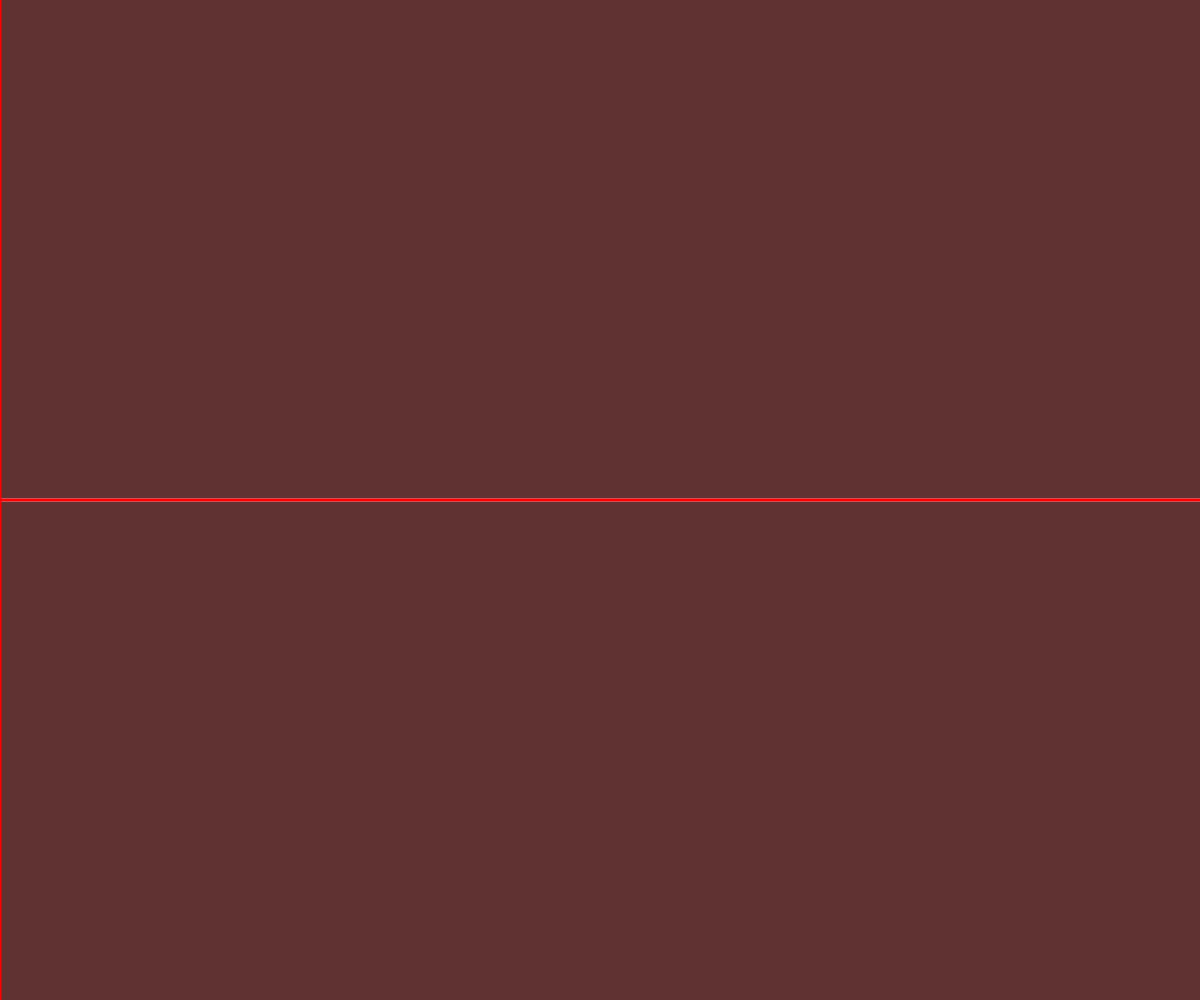
Frame 1 (no input)
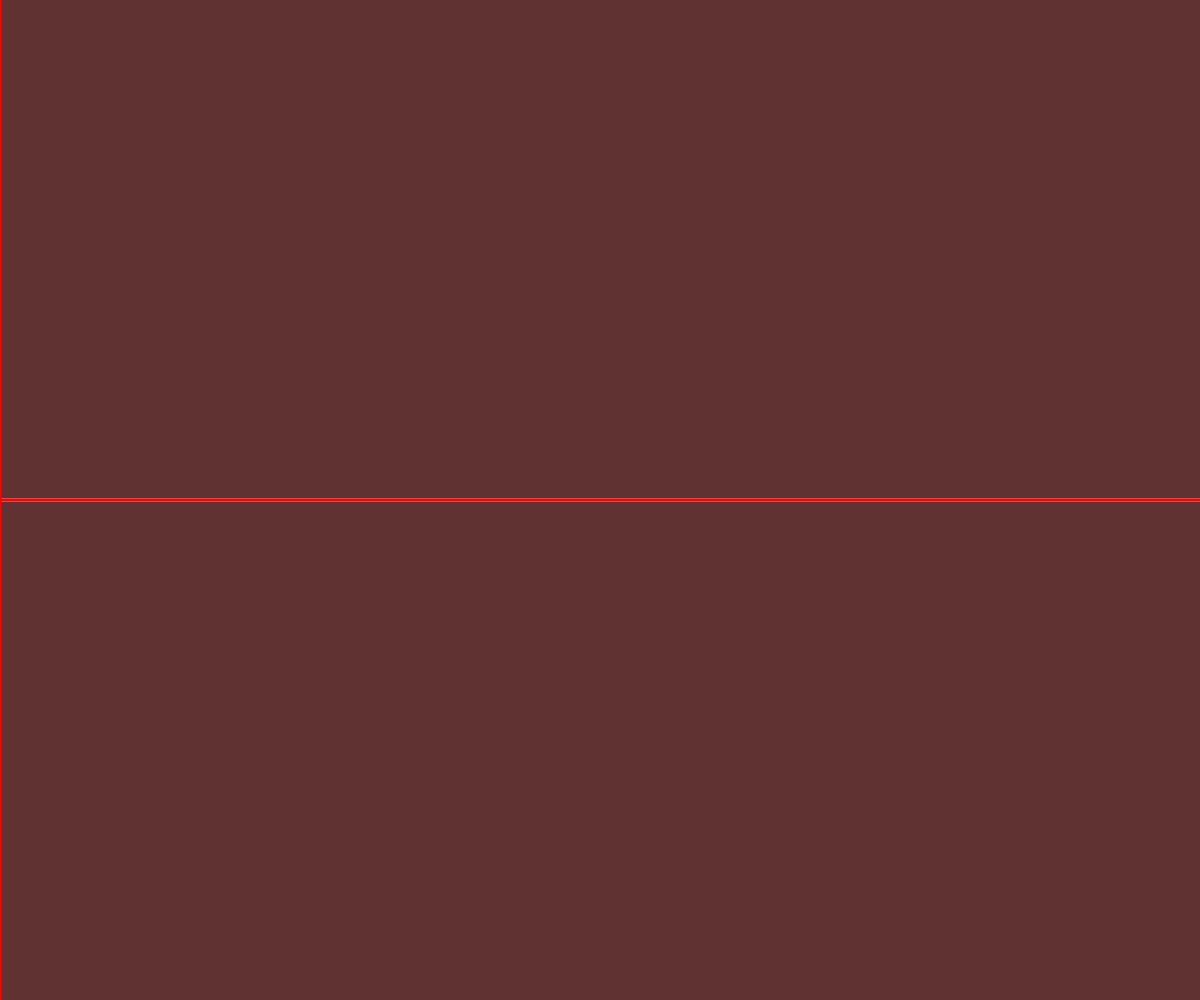
Frame 60 (no input)
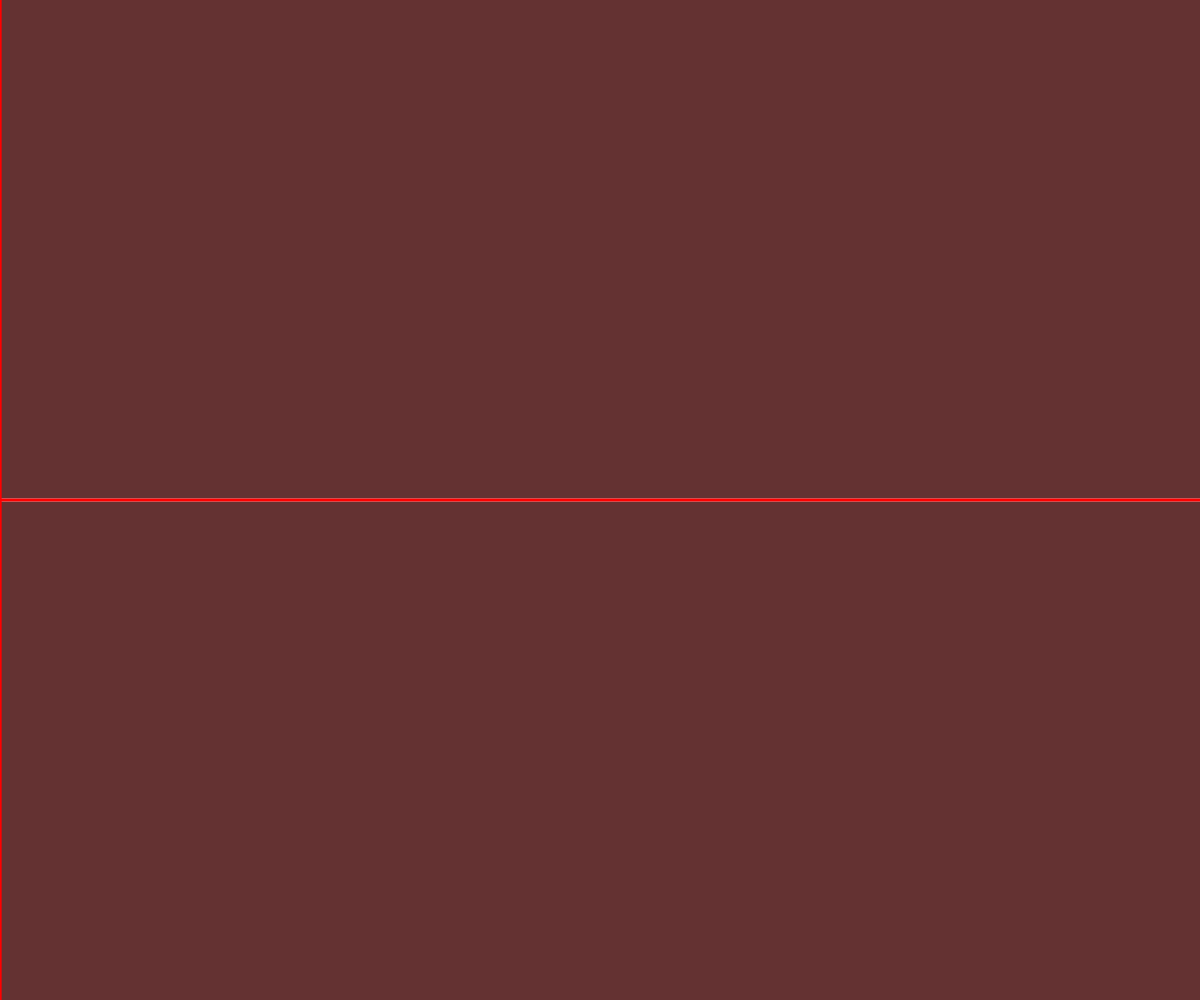
Frame 120 (the mouse pressed at the canvas centre since frame 60)

The p5.js sketch that drew these frames (run headless with seeded random() and noise() and a simulated clock; from frame 60 on, the mouse is pressed at the canvas centre):

// p5.js sketch
// ── sketch.js
let t = 0;
let bgHue = 120;

function setup() {
  createCanvas(windowWidth, windowHeight);
  strokeWeight(3);
}

function draw() {
  // Dark gray background with slight blue tint
  background(bgHue * 0.8, 50, 50);
  
  // Generate EKG rhythm parameters
  let ecg = generateEKG(t);
  
  // Draw the white waveform
  stroke(255, 255, 255);
  noFill();
  beginShape();
  let amplitude = height * 0.4;
  let centerY = height * 0.5;
  for (let x = 0; x <= width; x += 2) {
    let localT = map(x, 0, width, 0, t);
    let y = centerY + ecg.at(localT) * amplitude;
    vertex(x, y);
  }
  endShape();
  
  // Draw the red vertical trace
  stroke(255, 0, 0);
  let traceX = (t * 0.5) % width;
  let traceY = centerY + ecg.at(t) * amplitude;
  line(traceX, 0, traceX, height);
  line(0, traceY, width, traceY);
  
  // Advance time (slow down for visible motion)
  t += 0.005;
}

function mousePressed() {
  // Shift background hue slightly and reset waveform
  bgHue = (bgHue + 5) % 360;
  t = 0;
}

function windowResized() {
  resizeCanvas(windowWidth, windowHeight);
}

class EKGPattern {
  constructor(time) {
    this.generatePattern();
  }
  
  generatePattern() {
    // Base heartbeat pattern: QRS complex + T wave
    this.segments = [
      {type: 'pacer', duration: 0.1},  // Initial pacing
      {type: 'rest', duration: 0.2},
      {type: 'qrs', duration: 0.08},   // Sharp spike (QRS complex)
      {type: 'rest', duration: 0.15},
      {type: 't_wave', duration: 0.25} // Rounded T wave
    ];
    
    // Occasionally skip a beat or change timing
    if (random() < 0.15) {
      // Skip or delayed beat
      let skipIdx = floor(random(3, this.segments.length - 2));
      this.segments[skipIdx].duration *= random(0.5, 2);
    }
    
    // Occasionally accelerate
    if (random() < 0.1) {
      this.baseInterval *= random(0.7, 0.9);
    }
  }
  
  at(time) {
    // Simple waveform that creates EKG-like pattern
    let cycle = 0;
    let total = 0;
    let lastEnd = 0;
    
    for (let i = 0; i < this.segments.length; i++) {
      let end = lastEnd + this.segments[i].duration;
      if (time < end) {
        let localT = map(time, lastEnd, end, 0, 1);
        return this.segmentValue(this.segments[i].type, localT);
      }
      lastEnd = end;
    }
    
    // Wrap around
    return this.at(time - lastEnd);
  }
  
  segmentValue(type, t) {
    if (type === 'qrs') {
      // Sharp spike for QRS complex
      return sin(t * PI * 8) * exp(-t * 6) * 0.9 + 
             sin(t * PI * 20) * exp(-t * 15) * 0.3;
    } else if (type === 't_wave') {
      // Rounded T wave
      return 0.4 * sin(t * PI);
    }
    return 0;
  }
}

function generateEKG(t) {
  // Create EKG pattern with occasional irregularities
  let ecg = new EKGPattern(t);
  return ecg;
}
